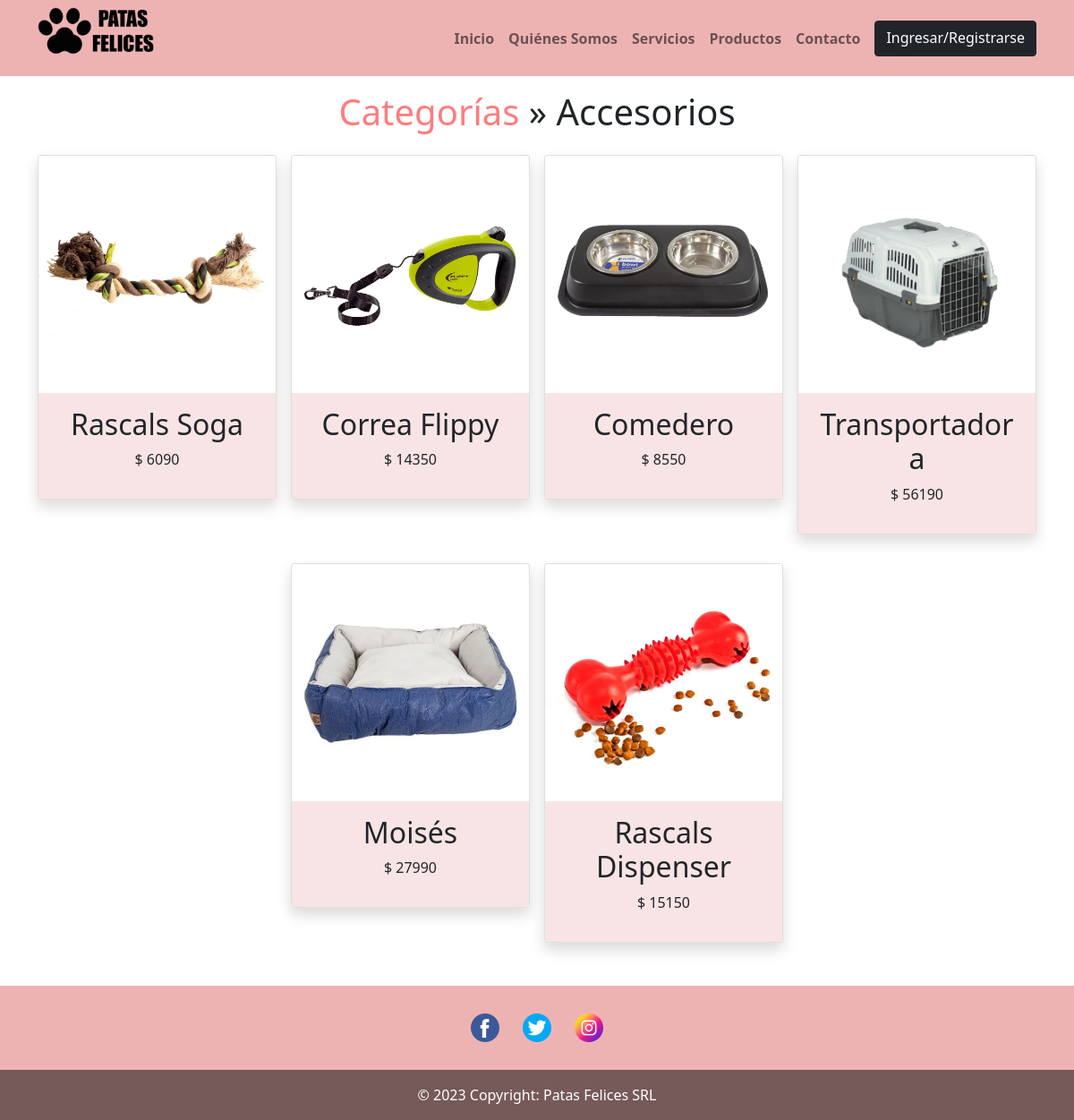
Page /paginas/productos2.php?categoria=3&nombre=Accesorios on the committed database.
### tables this page shows
CREATE TABLE `productos` (
  `codigoProducto` int(11) NOT NULL,
  `nombreProducto` varchar(32) NOT NULL,
  `precioProducto` float NOT NULL,
  `descripcionProducto` varchar(300) NOT NULL,
  `imgProducto` varchar(32) NOT NULL DEFAULT 'imgProducto.jpg',
  `categoriaProducto` int(11) NOT NULL
);

### paginas/productos2.php (the view, shortened to what this page needs)
<?php
include_once("../componentes/header.php");
include_once("../componentes/conexion.php");
if ($con != NULL) {
    $nombreCategoria = $_GET['nombre'];
    print "<main class='text-center container mb-5 mt-3'>
    <h1><a href='productos.php' class='text-decoration-none categ'>Categorías</a> » $nombreCategoria</h1>";
    if(isset($_GET['categoria'])){
    $id = $_GET['categoria'];
    }
    $consulta = "SELECT codigoProducto, nombreProducto, precioProducto, descripcionProducto, imgProducto, categoriaProducto FROM productos WHERE categoriaProducto='$id'";
    $respuesta = mysqli_query($con, $consulta);
    print "<div class='row row-cols-1 row-cols-md-3 g-3 justify-content-center'>";
    $primerProducto = mysqli_fetch_array($respuesta);
    if (!empty($primerProducto)) {
        print "
            <div class='col-md-4 col-lg-3'>
                    <div class='card card-productos shadow mt-3'>
                        <img src=../img/{$primerProducto['imgProducto']} alt={$primerProducto['nombreProducto']} class='card-img-top'/>
                        <div class='card-body'>
                            <h2>{$primerProducto['nombreProducto']}</h2>
                            <p class='precio'>$ {$primerProducto['precioProducto']}</p>
                            <p class='descripcion hidden'>{$primerProducto['descripcionProducto']}</p>
                        </div>
                    </div>
            </div>
        ";
        while ($fila = mysqli_fetch_array($respuesta)) {
            print "
                <div class='col-md-4 col-lg-3'>
                        <div class='card card-productos shadow mt-3'>
                            <img src=../img/{$fila['imgProducto']} alt={$fila['nombreProducto']} class='card-img-top'/>
                            <div class='card-body'>
                                <h2>{$fila['nombreProducto']}</h2>
                                <p class='precio'>$ {$fila['precioProducto']}</p>
                                <p class='descripcion hidden'>{$fila['descripcionProducto']}</p>
                            </div>
                        </div>
                </div>
            ";
        }
    } else {
        print "<div class='col-12 mt-5'>
                   <h2>No hay productos cargados en esta categoría</h2>
               </div>";
    }
    print "</div>
    </main>";
} else {
    print "<main>
                <h1>Algo salió mal</h1>
            </main>";
}
require_once("../componentes/footer.php");
?>

### css/style.css (style rules this page uses)
body { display: flex; flex-direction: column; min-height: 100vh; }
main { flex: 1; }
.card-body { background-color: #f8e4e4; }
.categ { color: #ff7c7c; }

### rows in the picture
productos: imgProducto (picture), nombreProducto "Rascals Soga", precioProducto "6090"
productos: imgProducto (picture), nombreProducto "Correa Flippy", precioProducto "14350"
productos: imgProducto (picture), nombreProducto "Comedero", precioProducto "8550"
productos: imgProducto (picture), nombreProducto "Transportadora", precioProducto "56190"
productos: imgProducto (picture), nombreProducto "Moisés", precioProducto "27990"
productos: imgProducto (picture), nombreProducto "Rascals Dispenser", precioProducto "15150"

### other values in the picture
$nombres "Inicio"
$nombres "Quiénes Somos"
$nombres "Servicios"
$nombres "Productos"
$nombres "Contacto"
$nombreCategoria "Accesorios"
